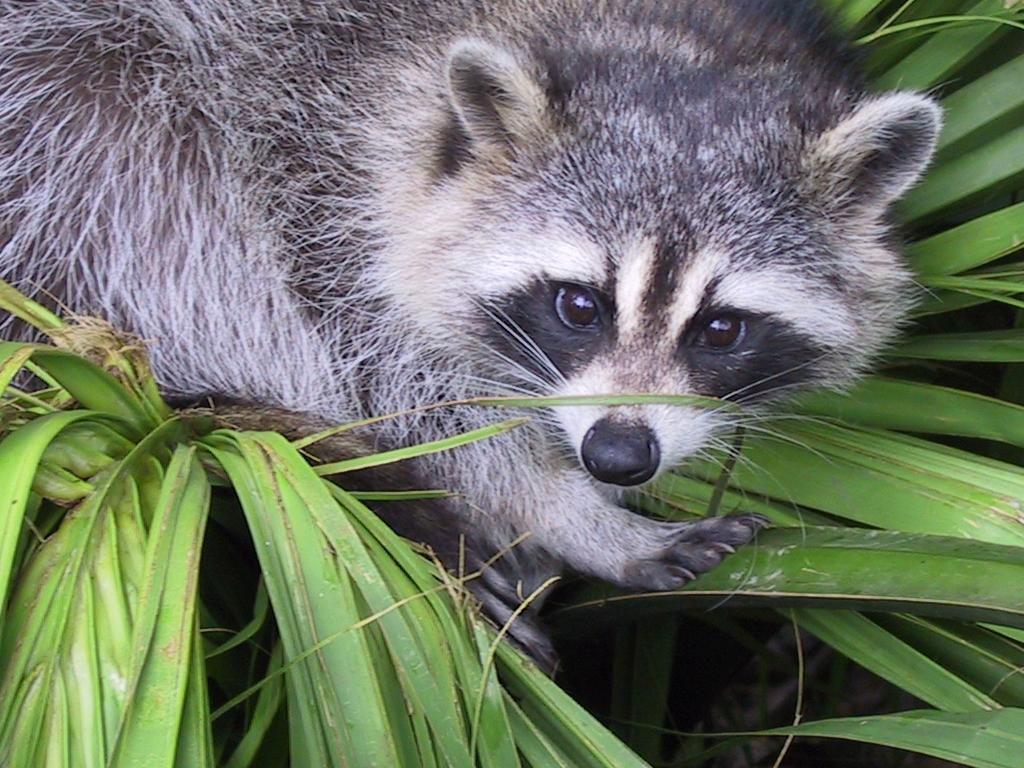
#> input picture Python - 1 - Array/ex04/animal.jpeg, 1024 x 768 px
$ python rotate.py
#> lines starting #> are read from the running program, lines starting #| are printed output that depends on the picture
### Python - 1 - Array/ex04/load_image.py
import array
import os
import sys
import numpy as np
from PIL import Image

sys.tracebacklimit = 0


def load_image() -> array:
    try:
        # Get the current working directory
        current_dir = os.getcwd()
        # Image file path
        image_path = os.path.join(current_dir, "animal.jpeg")
        # Open the image
        image = Image.open(image_path)
#> image is the input picture: PIL image 1024x768 RGB; mean R, G, B 110.7, 117.7, 102.1
        # [18 lines of commented-out code are left out]


        cropped_image = image.crop((450, 100, 850, 500))
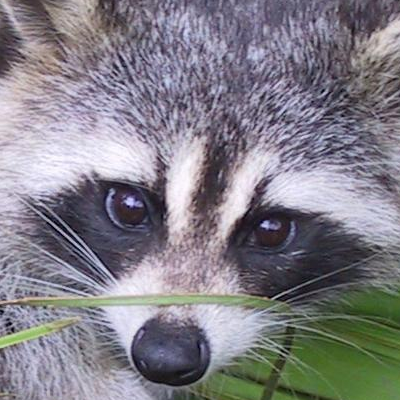
#> cropped_image: PIL image 400x400 RGB; mean R, G, B 129.9, 127, 135.2
        toto = np.array(image)
        print(toto.shape)
#| (768, 1024, 3)
        image_array = np.array(cropped_image)
        print("The shape of image is: ", image_array.shape)
#| The shape of image is:  (400, 400, 3)
        print(image_array[..., :, 0:1])
#> (printed output is left out)
        print("New Shape after Transpose: ", end="")
        rotated_image = cropped_image.transpose(Image.ROTATE_90,)
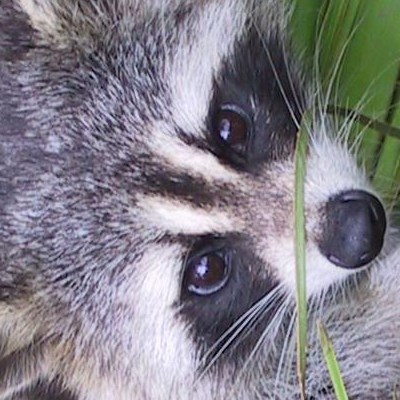
#> rotated_image: PIL image 400x400 RGB; mean R, G, B 129.9, 127, 135.2
        image_array = np.array(rotated_image)
        print(image_array.shape)
#| (400, 400, 3)
        print(image_array)
#> (printed output is left out)
        # Display the zoomed image
        rotated_image.show()
    except AssertionError as e:
        print(e)

### Python - 1 - Array/ex04/rotate.py
import array
import os
import sys
import numpy as np
from PIL import Image
from load_image import load_image

def main():
    load_image()


if __name__ == '__main__':
    main()
